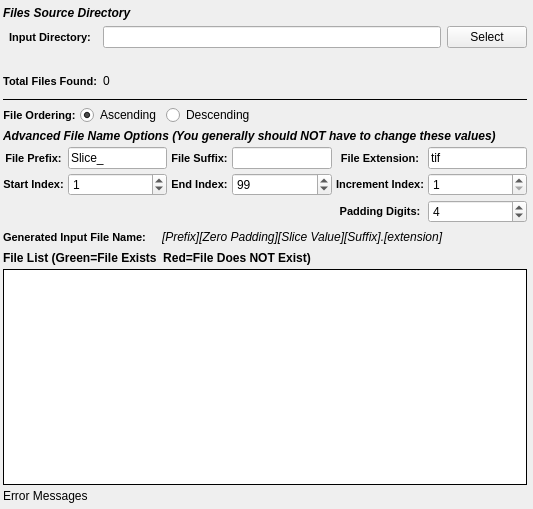
<?xml version="1.0" encoding="UTF-8"?>
<ui version="4.0">
 <class>TileListWidget</class>
 <widget class="QWidget" name="TileListWidget">
  <property name="geometry">
   <rect>
    <x>0</x>
    <y>0</y>
    <width>533</width>
    <height>509</height>
   </rect>
  </property>
  <property name="windowTitle">
   <string/>
  </property>
  <layout class="QVBoxLayout" name="verticalLayout">
   <property name="spacing">
    <number>4</number>
   </property>
   <property name="leftMargin">
    <number>3</number>
   </property>
   <property name="topMargin">
    <number>0</number>
   </property>
   <property name="rightMargin">
    <number>6</number>
   </property>
   <property name="bottomMargin">
    <number>6</number>
   </property>
   <item>
    <layout class="QGridLayout" name="widgetLayout">
     <property name="topMargin">
      <number>6</number>
     </property>
     <property name="bottomMargin">
      <number>6</number>
     </property>
     <property name="spacing">
      <number>6</number>
     </property>
     <item row="0" column="0" colspan="3">
      <widget class="QLabel" name="label_5">
       <property name="styleSheet">
        <string notr="true">QLabel 
{
	font-style: italic;font-weight: bold;
font-size: 12px;
}</string>
       </property>
       <property name="text">
        <string>Files Source Directory</string>
       </property>
      </widget>
     </item>
     <item row="3" column="1">
      <widget class="QLabel" name="totalSlices">
       <property name="text">
        <string>0</string>
       </property>
      </widget>
     </item>
     <item row="1" column="0">
      <widget class="QLabel" name="label_29">
       <property name="toolTip">
        <string>The directory that contains the .ang or .ctf files</string>
       </property>
       <property name="styleSheet">
        <string notr="true">QLabel {
font-weight: bold;
font-size: 11px;
}</string>
       </property>
       <property name="text">
        <string>Input Directory:</string>
       </property>
       <property name="alignment">
        <set>Qt::AlignCenter</set>
       </property>
      </widget>
     </item>
     <item row="1" column="1">
      <widget class="QtSLineEdit" name="inputDir"/>
     </item>
     <item row="1" column="2">
      <widget class="QPushButton" name="inputDirBtn">
       <property name="text">
        <string>Select</string>
       </property>
      </widget>
     </item>
     <item row="3" column="0">
      <widget class="QLabel" name="label_47">
       <property name="styleSheet">
        <string notr="true">QLabel {
font-weight: bold;
font-size: 11px;
}</string>
       </property>
       <property name="text">
        <string>Total Files Found:</string>
       </property>
       <property name="alignment">
        <set>Qt::AlignCenter</set>
       </property>
      </widget>
     </item>
     <item row="2" column="1">
      <widget class="SVSmallLabel" name="absPathLabel">
       <property name="font">
        <font>
         <weight>50</weight>
         <italic>false</italic>
         <bold>false</bold>
        </font>
       </property>
       <property name="text">
        <string/>
       </property>
       <property name="wordWrap">
        <bool>true</bool>
       </property>
       <property name="textInteractionFlags">
        <set>Qt::LinksAccessibleByMouse|Qt::TextSelectableByKeyboard|Qt::TextSelectableByMouse</set>
       </property>
      </widget>
     </item>
    </layout>
   </item>
   <item>
    <widget class="Line" name="line_9">
     <property name="frameShadow">
      <enum>QFrame::Plain</enum>
     </property>
     <property name="orientation">
      <enum>Qt::Horizontal</enum>
     </property>
    </widget>
   </item>
   <item>
    <layout class="QHBoxLayout" name="horizontalLayout">
     <item>
      <widget class="QLabel" name="label_7">
       <property name="styleSheet">
        <string notr="true">QLabel {
font-weight: bold;
font-size: 11px;
}</string>
       </property>
       <property name="text">
        <string>File Ordering:</string>
       </property>
       <property name="alignment">
        <set>Qt::AlignCenter</set>
       </property>
      </widget>
     </item>
     <item>
      <widget class="QRadioButton" name="orderAscending">
       <property name="text">
        <string>Ascending</string>
       </property>
       <property name="checked">
        <bool>true</bool>
       </property>
      </widget>
     </item>
     <item>
      <widget class="QRadioButton" name="orderDescending">
       <property name="text">
        <string>Descending</string>
       </property>
      </widget>
     </item>
     <item>
      <spacer name="horizontalSpacer">
       <property name="orientation">
        <enum>Qt::Horizontal</enum>
       </property>
       <property name="sizeHint" stdset="0">
        <size>
         <width>40</width>
         <height>20</height>
        </size>
       </property>
      </spacer>
     </item>
    </layout>
   </item>
   <item>
    <widget class="QLabel" name="label_58">
     <property name="styleSheet">
      <string notr="true">QLabel 
{
	font-style: italic;font-weight: bold;
font-size: 12px;
}</string>
     </property>
     <property name="text">
      <string>Advanced File Name Options (You generally should NOT have to change these values)</string>
     </property>
    </widget>
   </item>
   <item>
    <layout class="QGridLayout" name="gridLayout_20">
     <item row="1" column="3">
      <widget class="SVSpinBox" name="endIndex">
       <property name="minimumSize">
        <size>
         <width>75</width>
         <height>0</height>
        </size>
       </property>
       <property name="toolTip">
        <string>The file index to stop the import at. (Inclusive)</string>
       </property>
       <property name="maximum">
        <number>1000000</number>
       </property>
       <property name="value">
        <number>99</number>
       </property>
      </widget>
     </item>
     <item row="1" column="0">
      <widget class="QLabel" name="label_50">
       <property name="styleSheet">
        <string notr="true">QLabel {
font-weight: bold;
font-size: 11px;
}</string>
       </property>
       <property name="text">
        <string>Start Index:</string>
       </property>
       <property name="alignment">
        <set>Qt::AlignCenter</set>
       </property>
      </widget>
     </item>
     <item row="1" column="1">
      <widget class="SVSpinBox" name="startIndex">
       <property name="minimumSize">
        <size>
         <width>75</width>
         <height>0</height>
        </size>
       </property>
       <property name="toolTip">
        <string>Which file index to start the import at.</string>
       </property>
       <property name="maximum">
        <number>1000000</number>
       </property>
       <property name="value">
        <number>1</number>
       </property>
      </widget>
     </item>
     <item row="1" column="2">
      <widget class="QLabel" name="label_51">
       <property name="styleSheet">
        <string notr="true">QLabel {
font-weight: bold;
font-size: 11px;
}</string>
       </property>
       <property name="text">
        <string>End Index:</string>
       </property>
       <property name="alignment">
        <set>Qt::AlignCenter</set>
       </property>
      </widget>
     </item>
     <item row="0" column="4">
      <widget class="QLabel" name="label_56">
       <property name="styleSheet">
        <string notr="true">QLabel {
font-weight: bold;
font-size: 11px;
}</string>
       </property>
       <property name="text">
        <string>File Extension:</string>
       </property>
       <property name="alignment">
        <set>Qt::AlignCenter</set>
       </property>
      </widget>
     </item>
     <item row="0" column="3">
      <widget class="SVLineEdit" name="fileSuffix">
       <property name="toolTip">
        <string>The part of the filename that comes AFTER the slice index</string>
       </property>
      </widget>
     </item>
     <item row="0" column="5">
      <widget class="SVLineEdit" name="fileExt">
       <property name="toolTip">
        <string>The file extension of the input files</string>
       </property>
       <property name="text">
        <string>tif</string>
       </property>
      </widget>
     </item>
     <item row="0" column="0">
      <widget class="QLabel" name="label_32">
       <property name="styleSheet">
        <string notr="true">QLabel {
font-weight: bold;
font-size: 11px;
}</string>
       </property>
       <property name="text">
        <string>File Prefix:</string>
       </property>
       <property name="alignment">
        <set>Qt::AlignCenter</set>
       </property>
      </widget>
     </item>
     <item row="0" column="1">
      <widget class="SVLineEdit" name="filePrefix">
       <property name="toolTip">
        <string>The front part of the input file name</string>
       </property>
       <property name="text">
        <string>Slice_</string>
       </property>
      </widget>
     </item>
     <item row="0" column="2">
      <widget class="QLabel" name="label_13">
       <property name="styleSheet">
        <string notr="true">QLabel {
font-weight: bold;
font-size: 11px;
}</string>
       </property>
       <property name="text">
        <string>File Suffix:</string>
       </property>
       <property name="alignment">
        <set>Qt::AlignCenter</set>
       </property>
      </widget>
     </item>
     <item row="3" column="4">
      <widget class="QLabel" name="label_21">
       <property name="styleSheet">
        <string notr="true">QLabel {
font-weight: bold;
font-size: 11px;
}</string>
       </property>
       <property name="text">
        <string>Padding Digits:</string>
       </property>
       <property name="alignment">
        <set>Qt::AlignCenter</set>
       </property>
      </widget>
     </item>
     <item row="3" column="5">
      <widget class="SVSpinBox" name="totalDigits">
       <property name="toolTip">
        <string>The number of digits to allow for the slice index.</string>
       </property>
       <property name="value">
        <number>4</number>
       </property>
      </widget>
     </item>
     <item row="1" column="4">
      <widget class="QLabel" name="label_52">
       <property name="styleSheet">
        <string notr="true">QLabel {
font-weight: bold;
font-size: 11px;
}</string>
       </property>
       <property name="text">
        <string>Increment Index:</string>
       </property>
       <property name="alignment">
        <set>Qt::AlignCenter</set>
       </property>
      </widget>
     </item>
     <item row="1" column="5">
      <widget class="SVSpinBox" name="increment">
       <property name="minimumSize">
        <size>
         <width>75</width>
         <height>0</height>
        </size>
       </property>
       <property name="toolTip">
        <string>Which file index to start the import at.</string>
       </property>
       <property name="minimum">
        <number>1</number>
       </property>
       <property name="maximum">
        <number>1000000</number>
       </property>
       <property name="value">
        <number>1</number>
       </property>
      </widget>
     </item>
    </layout>
   </item>
   <item>
    <layout class="QHBoxLayout" name="_6">
     <item>
      <widget class="QLabel" name="label_17">
       <property name="styleSheet">
        <string notr="true">QLabel {
font-weight: bold;
font-size: 11px;
}</string>
       </property>
       <property name="text">
        <string>Generated Input File Name:</string>
       </property>
      </widget>
     </item>
     <item>
      <spacer name="horizontalSpacer_24">
       <property name="orientation">
        <enum>Qt::Horizontal</enum>
       </property>
       <property name="sizeType">
        <enum>QSizePolicy::Fixed</enum>
       </property>
       <property name="sizeHint" stdset="0">
        <size>
         <width>12</width>
         <height>20</height>
        </size>
       </property>
      </spacer>
     </item>
     <item>
      <widget class="QLabel" name="generatedFileNameExample">
       <property name="font">
        <font>
         <italic>true</italic>
        </font>
       </property>
       <property name="text">
        <string>[Prefix][Zero Padding][Slice Value][Suffix].[extension]</string>
       </property>
      </widget>
     </item>
     <item>
      <spacer name="horizontalSpacer_25">
       <property name="orientation">
        <enum>Qt::Horizontal</enum>
       </property>
       <property name="sizeHint" stdset="0">
        <size>
         <width>40</width>
         <height>20</height>
        </size>
       </property>
      </spacer>
     </item>
    </layout>
   </item>
   <item>
    <widget class="QLabel" name="label_57">
     <property name="font">
      <font>
       <weight>75</weight>
       <italic>false</italic>
       <bold>true</bold>
      </font>
     </property>
     <property name="text">
      <string>File List (Green=File Exists  Red=File Does NOT Exist)</string>
     </property>
    </widget>
   </item>
   <item>
    <widget class="QListWidget" name="fileListView">
     <property name="sizePolicy">
      <sizepolicy hsizetype="Expanding" vsizetype="MinimumExpanding">
       <horstretch>0</horstretch>
       <verstretch>0</verstretch>
      </sizepolicy>
     </property>
     <property name="toolTip">
      <string>The list of files that will be imported in the order they will be imported into the HDF5 Ebsd File</string>
     </property>
     <property name="frameShape">
      <enum>QFrame::Box</enum>
     </property>
     <property name="frameShadow">
      <enum>QFrame::Plain</enum>
     </property>
    </widget>
   </item>
   <item>
    <widget class="QLabel" name="errorMessage">
     <property name="text">
      <string>Error Messages</string>
     </property>
    </widget>
   </item>
  </layout>
 </widget>
 <customwidgets>
  <customwidget>
   <class>QtSLineEdit</class>
   <extends>QLineEdit</extends>
   <header location="global">QtSLineEdit.h</header>
  </customwidget>
  <customwidget>
   <class>SVSmallLabel</class>
   <extends>QLabel</extends>
   <header location="global">SVControlWidgets.h</header>
  </customwidget>
  <customwidget>
   <class>SVSpinBox</class>
   <extends>QSpinBox</extends>
   <header location="global">SVControlWidgets.h</header>
  </customwidget>
  <customwidget>
   <class>SVLineEdit</class>
   <extends>QLineEdit</extends>
   <header location="global">SVControlWidgets.h</header>
  </customwidget>
 </customwidgets>
 <resources/>
 <connections/>
</ui>
